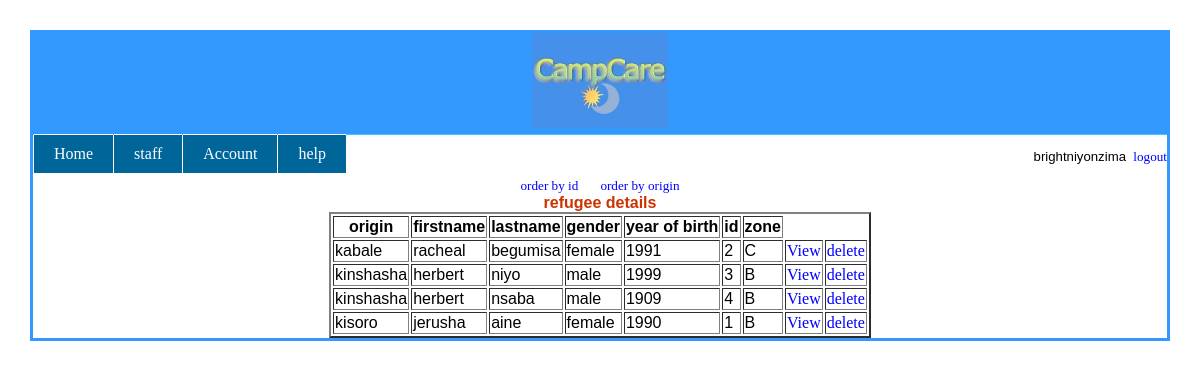
/reports.php?action=origin-order (signed in), run on the app's committed database.
### tables this page shows
CREATE TABLE IF NOT EXISTS `refugees` (
  `refugee_id` int(5) NOT NULL AUTO_INCREMENT,
  `firstname` varchar(50) NOT NULL,
  `lastname` varchar(50) NOT NULL,
  `full_name` varchar(100) NOT NULL,
  `gender` varchar(20) NOT NULL,
  `year_of_birth` year(4) NOT NULL,
  `zone` varchar(10) NOT NULL,
  `origin` varchar(100) NOT NULL,
  PRIMARY KEY (`refugee_id`)
);

### origin-order.php (the view)
<?php
$query="select * from refugees order by origin";
$result=$conn->query($query);
echo "<tr><td><a href=?action=id-order><font color=blue>order by id</font></a></td>&nbsp;&nbsp;&nbsp;<td></td>&nbsp;&nbsp;&nbsp;<td><a href=?action=origin-order><font color=blue>order by origin</font></a></td></tr>";
echo "<table border=2>";
echo '<caption><b><font color="#CC3300">refugee details</caption></b></caption>';
echo "<tr><th>origin</th><th>firstname</th><th>lastname</th><th>gender</th><th>year of birth</th><th>id</th><th>zone</th></tr>";
while($row=mysql_fetch_row($result)){
echo "<tr><td>".$row[7]."</td><td>".$row[1]."</td><td>".$row[2]."</td><td>".$row[4]."</td><td>".$row[5]."</td><td>".$row[0]."</td><td>".$row[6]."</td><td><a href=?action=person-details&id=".$row[0]."><font color=blue>View</font></a></td>"."</td><td><a href=?action=person-delete&id=".$row[0]."><font color=blue>delete</font></a></td>"."</td></tr>";
}
echo "</table>";
exit;
?>

### reports.php (style rules this page uses)
a { color:#FFFFFF; font-family:"Microsoft Sans Serif" }

### data on the page
refugees: origin "kabale", firstname "racheal", lastname "begumisa", gender "female", year_of_birth "1991", refugee_id "2", zone "C"
refugees: origin "kinshasha", firstname "herbert", lastname "niyo", gender "male", year_of_birth "1999", refugee_id "3", zone "B"
refugees: origin "kinshasha", firstname "herbert", lastname "nsaba", gender "male", year_of_birth "1909", refugee_id "4", zone "B"
refugees: origin "kisoro", firstname "jerusha", lastname "aine", gender "female", year_of_birth "1990", refugee_id "1", zone "B"

### other printed values
$_SESSION['username'] "brightniyonzima"
